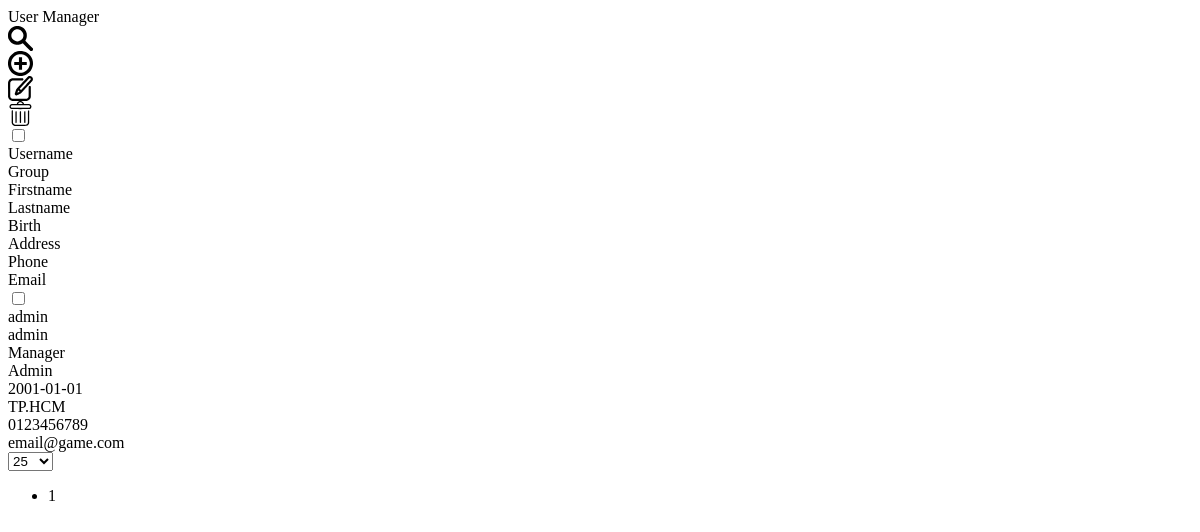
Screenshot of /admin/user/index.php (signed in) with the database file from the repository.
### tables this page shows
CREATE TABLE IF NOT EXISTS `user`(
	username VARCHAR(255) UNIQUE NOT NULL,
	`group` VARCHAR(255) NOT NULL,
	password VARCHAR(255),
	firstname VARCHAR(255),
	lastname VARCHAR(255),
	birth DATE,
	address VARCHAR(255),
	phone VARCHAR(20),
	email VARCHAR(255),
	CONSTRAINT user_permission_pk PRIMARY KEY(username),
	CONSTRAINT user_permission_fk_group FOREIGN KEY(`group`) REFERENCES `group`(name)
);

### admin/user/params.php (called while the page is built, shortened)
<?php
$maxInPage = empty($_POST['maxInPage']) ? 25 : $_POST['maxInPage'];
$currentPage = empty($_POST['currentPage']) ? 1 : $_POST['currentPage'];
$orderBy = "";
$where = "";
$sql = "SELECT * FROM user $where $orderBy";
$users = UserUtil::getUsersByQuery($sql);
$page = new Page(count($users), $maxInPage, 5, $currentPage);
?>

### util/sql_util.php (called while the page is built, shortened)
<?php
	function openConnect() {
		$dbhost = "localhost";
		$dbuser = "root";
		$dbpass = "";
		$db = "game";
		$conn = new mysqli($dbhost, $dbuser, $dbpass, $db);
		return $conn;
	}
	function execute($sql) {
		$conn = openConnect();
		$result = $conn->query($sql);
		return $result;
	}
	function toArray($result) {
		$array = array();
		if ($result->num_rows > 0) {
			while($row = $result->fetch_assoc()) {
				array_push($array, $row);
			}
		}
		return $array;
	}
?>

### sql/user_sql.php (called while the page is built, shortened)
<?php
class UserSQL {
	public static function getUsersByQuery($sql) {
		$arr = toArray(execute($sql));
		$arr2 = array();
		foreach ($arr as $row) {
			array_push($arr2, new User($row['username'], $row['group'], $row['firstname'], $row['lastname'], $row['birth'], $row['address'], $row['phone'], $row['email']));
		}
		return $arr2;
	}
}
?>

### util/user_util.php (called while the page is built, shortened)
<?php
class UserUtil{
    public static function getUsersByQuery($sql) {
        return UserSQL::getUsersByQuery($sql);
    }
}
?>

### object/page.php (called while the page is built, shortened)
<?php
class Page {
    private $quantity;
    private $maxQuantityInPage;
    private $currentPage;
    public function __construct($quantity, $maxQuantityInPage, $maxPageInBar, $currentPage) {
        $this->quantity = $quantity;
        $this->maxQuantityInPage = $maxQuantityInPage;
    }
    public function setCurrentPage($currentPage) {
        if ($currentPage > $this->getPages()) {
            $this->currentPage = $this->getPages();
        }else {
            $this->currentPage = $currentPage;
        }
    }
    public function getPages()  {
        return ceil($this->quantity/$this->maxQuantityInPage);
    }
    public function getMinIndex() {
        return (($this->currentPage - 1) * $this->maxQuantityInPage);
    }
    public function getMaxIndex() {
        $currentPage = $this->currentPage;
        $maxQuantityInPage = $this->maxQuantityInPage;
        $quantity = $this->quantity;
        $index = $currentPage * $maxQuantityInPage - 1;
        if ($index > $quantity - 1) {
            return $quantity - 1;
        }
        return $index;
    }
}
?>

### object/user.php (called while the page is built, shortened)
<?php
class User {
    private $username;
    private $group;
    private $firstname;
    private $lastname;
    private $birth;
    private $address;
    private $phone;
    private $email;
    public function __construct($username, $group, $firstname, $lastname, $birth, $address, $phone, $email)
    {
        $this->username = $username;
        $this->group = $group;
        $this->firstname = $firstname;
        $this->lastname = $lastname;
        $this->birth = $birth;
        $this->address = $address;
        $this->phone = $phone;
        $this->email = $email;
    }
    public function getUsername()
    {
        return $this->username;
    }
    public function getGroup()
    {
        return $this->group;
    }
    public function getFirstname()
    {
        return $this->firstname;
    }
    public function getLastname()
    {
        return $this->lastname;
    }
    public function getBirth()
    {
        return $this->birth;
    }
    public function getAddress()
    {
        return $this->address;
    }
    public function getPhone()
    {
        return $this->phone;
    }
    public function getEmail()
    {
        return $this->email;
    }
}
?>

### admin/user/table_scroll.php (the view, shortened to what this page needs)
<?php
include_once(LOCAL_PATH_ROOT.'/game/admin/user/params.php');
if ($page->getPages() > 0) {
    $begin = $page->getMinIndex();
    $last = $page->getMaxIndex();
    for ($i = $begin; $i <= $last; $i++) :
        $user = $users[$i];
        $username = $user->getUsername();
        $group = $user->getGroup();
        $firstname = $user->getFirstname();
        $lastname = $user->getLastname();
        $birth = $user->getBirth();
        $address = $user->getAddress();
        $phone = $user->getPhone();
        $email = $user->getEmail();
?>
<div class="admin-row" data-name="<?=$username?>">
    <div class="admin-column not-edit checkbox"> <input class="admin-checkbox" type="checkbox" data-name="<?=$username?>"></div>
    <div class="admin-column not-edit"> <?=$username?> </div>
    <div class="admin-column"> <?=$group?> </div>
    <div class="admin-column"> <?=$firstname?> </div>
    <div class="admin-column"> <?=$lastname?> </div>
    <div class="admin-column"> <?=$birth?> </div>
    <div class="admin-column"> <?=$address?> </div>
    <div class="admin-column"> <?=$phone?> </div>
    <div class="admin-column"> <?=$email?> </div>
</div>
<?php endfor; } ?>

### admin/user/index.php (style rules this page uses)
.admin-column:nth-child(1) { flex: 0 0 auto; }
.admin-column:nth-child(2) { flex: 1 0 150px; }
.admin-column:nth-child(3) { flex: 1 0 150px; }
.admin-column:nth-child(4) { flex: 1 0 150px; }
.admin-column:nth-child(5) { flex: 1 0 150px; }
.admin-column:nth-child(6) { flex: 1 0 150px; }
.admin-column:nth-child(7) { flex: 1 0 150px; }
.admin-column:nth-child(8) { flex: 1 0 150px; }
.admin-column:nth-child(9) { flex: 1 0 250px; }

### rows the page displays
user: username "admin", group "admin", firstname "Manager", lastname "Admin", birth "2001-01-01", address "TP.HCM", phone "0123456789", email "email@game.com"

### other values shown
$displayArr[$column] "Username"
$displayArr[$column] "Group"
$displayArr[$column] "Firstname"
$displayArr[$column] "Lastname"
$displayArr[$column] "Birth"
$displayArr[$column] "Address"
$displayArr[$column] "Phone"
$displayArr[$column] "Email"
